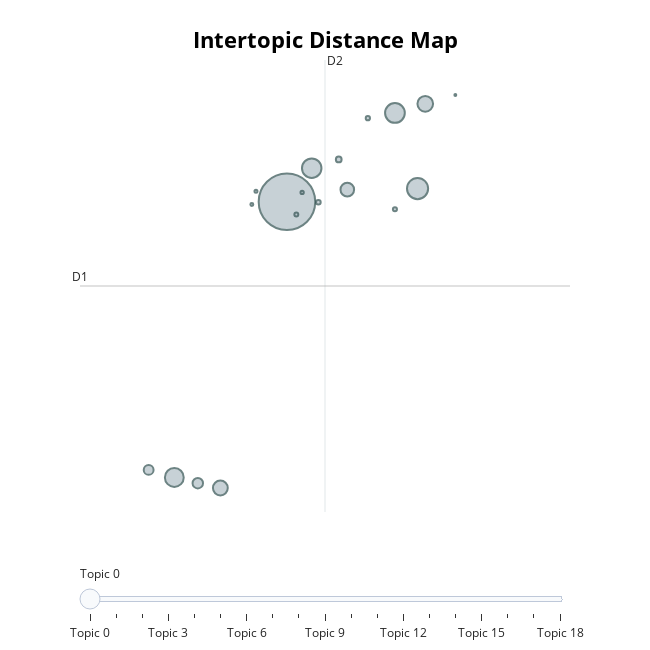

Notebook code for this chart:
### Markdown cell above
# Visualizing the topics

### Code cell
topic_model.visualize_topics()

### Figure 1 — Plotly figure (JSON) as saved in the notebook; plotly's stock layout.template omitted (floating-point values rounded to 4 significant figures)
{"data": [{"customdata": [[0, "realdonaldtrump | trump | great | president | would", 11336], [1, "golf | trump | course | macys | hotel", 1582], [2, "border | wall | mexico | ebola | people", 1379], [3, "korea | north | great | honor | today", 1345], [4, "china | us | trade | jobs | tariffs", 1257], [5, "iran | syria | isis | obama | iraq", 868], [6, "entrepreneurs | think | keep | focus | big", 780], [7, "yankees | nfl | wwe | nflcommish | arod", 654], [8, "fed | reserve | interest | rates | debt", 389], [9, "wind | turbines | warming | global | alexsalmond", 345], [10, "winston | churchill | military | vietnam | blumenthal", 117], [11, "vanityfair | graydon | carter | magazine | lance", 76], [12, "venezuela | drug | prescription | cuba | opioid", 64], [13, "mittromney | ricksantorum | cont | wisconsin | behalf", 59], [14, "autism | autismspeaks | vaccines | massive | vaccinations", 55], [15, "tmobile | screen | iphone | apple | johnlegere", 38], [16, "lordsugar | sugar | dopey | worth | show", 32], [17, "lamestream | media | rallies | corrupt | enemy", 30], [18, "oann | foxnews |  |  | ", 13]], "hovertemplate": "<b>Topic %{customdata[0]}</b><br>%{customdata[1]}<br>Size: %{customdata[2]}", "legendgroup": "", "marker": {"color": "#B0BEC5", "line": {"color": "DarkSlateGrey", "width": 2}, "size": [11336, 1582, 1379, 1345, 1257, 868, 780, 654, 389, 345, 117, 76, 64, 59, 55, 38, 32, 30, 13], "sizemode": "area", "sizeref": 7.085, "symbol": "circle"}, "mode": "markers", "name": "", "orientation": "v", "showlegend": false, "type": "scatter", "x": [6.937, 8.457, 8.194, 7.225, 5.626, 8.547, 6.162, 7.639, 5.899, 5.327, 7.539, 7.302, 7.878, 8.194, 7.046, 7.113, 6.576, 6.528, 8.897], "xaxis": "x", "y": [4.975, 5.495, 8.47, 6.3, -5.875, 8.832, -6.291, 5.454, -6.101, -5.578, 6.643, 4.957, 8.265, 4.683, 4.476, 5.342, 5.392, 4.869, 9.179], "yaxis": "y"}], "layout": {"annotations": [{"showarrow": false, "text": "D1", "x": 4.528, "y": 1.661, "yshift": 10}, {"showarrow": false, "text": "D2", "x": 7.38, "xshift": 10, "y": 10.56}], "height": 650, "hoverlabel": {"bgcolor": "white", "font": {"family": "Rockwell", "size": 16}}, "legend": {"itemsizing": "constant", "tracegroupgap": 0}, "margin": {"t": 60}, "shapes": [{"line": {"color": "#CFD8DC", "width": 2}, "type": "line", "x0": 7.38, "x1": 7.38, "y0": -7.234, "y1": 10.56}, {"line": {"color": "#9E9E9E", "width": 2}, "type": "line", "x0": 4.528, "x1": 10.23, "y0": 1.661, "y1": 1.661}], "sliders": [{"active": 0, "pad": {"t": 50}, "steps": [{"args": [{"marker.color": [["red", "#B0BEC5", "#B0BEC5", "#B0BEC5", "#B0BEC5", "#B0BEC5", "#B0BEC5", "#B0BEC5", "#B0BEC5", "#B0BEC5", "#B0BEC5", "#B0BEC5", "#B0BEC5", "#B0BEC5", "#B0BEC5", "#B0BEC5", "#B0BEC5", "#B0BEC5", "#B0BEC5"]]}], "label": "Topic 0", "method": "update"}, {"args": [{"marker.color": [["#B0BEC5", "red", "#B0BEC5", "#B0BEC5", "#B0BEC5", "#B0BEC5", "#B0BEC5", "#B0BEC5", "#B0BEC5", "#B0BEC5", "#B0BEC5", "#B0BEC5", "#B0BEC5", "#B0BEC5", "#B0BEC5", "#B0BEC5", "#B0BEC5", "#B0BEC5", "#B0BEC5"]]}], "label": "Topic 1", "method": "update"}, {"args": [{"marker.color": [["#B0BEC5", "#B0BEC5", "red", "#B0BEC5", "#B0BEC5", "#B0BEC5", "#B0BEC5", "#B0BEC5", "#B0BEC5", "#B0BEC5", "#B0BEC5", "#B0BEC5", "#B0BEC5", "#B0BEC5", "#B0BEC5", "#B0BEC5", "#B0BEC5", "#B0BEC5", "#B0BEC5"]]}], "label": "Topic 2", "method": "update"}, {"args": [{"marker.color": [["#B0BEC5", "#B0BEC5", "#B0BEC5", "red", "#B0BEC5", "#B0BEC5", "#B0BEC5", "#B0BEC5", "#B0BEC5", "#B0BEC5", "#B0BEC5", "#B0BEC5", "#B0BEC5", "#B0BEC5", "#B0BEC5", "#B0BEC5", "#B0BEC5", "#B0BEC5", "#B0BEC5"]]}], "label": "Topic 3", "method": "update"}, {"args": [{"marker.color": [["#B0BEC5", "#B0BEC5", "#B0BEC5", "#B0BEC5", "red", "#B0BEC5", "#B0BEC5", "#B0BEC5", "#B0BEC5", "#B0BEC5", "#B0BEC5", "#B0BEC5", "#B0BEC5", "#B0BEC5", "#B0BEC5", "#B0BEC5", "#B0BEC5", "#B0BEC5", "#B0BEC5"]]}], "label": "Topic 4", "method": "update"}, {"args": [{"marker.color": [["#B0BEC5", "#B0BEC5", "#B0BEC5", "#B0BEC5", "#B0BEC5", "red", "#B0BEC5", "#B0BEC5", "#B0BEC5", "#B0BEC5", "#B0BEC5", "#B0BEC5", "#B0BEC5", "#B0BEC5", "#B0BEC5", "#B0BEC5", "#B0BEC5", "#B0BEC5", "#B0BEC5"]]}], "label": "Topic 5", "method": "update"}, {"args": [{"marker.color": [["#B0BEC5", "#B0BEC5", "#B0BEC5", "#B0BEC5", "#B0BEC5", "#B0BEC5", "red", "#B0BEC5", "#B0BEC5", "#B0BEC5", "#B0BEC5", "#B0BEC5", "#B0BEC5", "#B0BEC5", "#B0BEC5", "#B0BEC5", "#B0BEC5", "#B0BEC5", "#B0BEC5"]]}], "label": "Topic 6", "method": "update"}, {"args": [{"marker.color": [["#B0BEC5", "#B0BEC5", "#B0BEC5", "#B0BEC5", "#B0BEC5", "#B0BEC5", "#B0BEC5", "red", "#B0BEC5", "#B0BEC5", "#B0BEC5", "#B0BEC5", "#B0BEC5", "#B0BEC5", "#B0BEC5", "#B0BEC5", "#B0BEC5", "#B0BEC5", "#B0BEC5"]]}], "label": "Topic 7", "method": "update"}, {"args": [{"marker.color": [["#B0BEC5", "#B0BEC5", "#B0BEC5", "#B0BEC5", "#B0BEC5", "#B0BEC5", "#B0BEC5", "#B0BEC5", "red", "#B0BEC5", "#B0BEC5", "#B0BEC5", "#B0BEC5", "#B0BEC5", "#B0BEC5", "#B0BEC5", "#B0BEC5", "#B0BEC5", "#B0BEC5"]]}], "label": "Topic 8", "method": "update"}, {"args": [{"marker.color": [["#B0BEC5", "#B0BEC5", "#B0BEC5", "#B0BEC5", "#B0BEC5", "#B0BEC5", "#B0BEC5", "#B0BEC5", "#B0BEC5", "red", "#B0BEC5", "#B0BEC5", "#B0BEC5", "#B0BEC5", "#B0BEC5", "#B0BEC5", "#B0BEC5", "#B0BEC5", "#B0BEC5"]]}], "label": "Topic 9", "method": "update"}, {"args": [{"marker.color": [["#B0BEC5", "#B0BEC5", "#B0BEC5", "#B0BEC5", "#B0BEC5", "#B0BEC5", "#B0BEC5", "#B0BEC5", "#B0BEC5", "#B0BEC5", "red", "#B0BEC5", "#B0BEC5", "#B0BEC5", "#B0BEC5", "#B0BEC5", "#B0BEC5", "#B0BEC5", "#B0BEC5"]]}], "label": "Topic 10", "method": "update"}, {"args": [{"marker.color": [["#B0BEC5", "#B0BEC5", "#B0BEC5", "#B0BEC5", "#B0BEC5", "#B0BEC5", "#B0BEC5", "#B0BEC5", "#B0BEC5", "#B0BEC5", "#B0BEC5", "red", "#B0BEC5", "#B0BEC5", "#B0BEC5", "#B0BEC5", "#B0BEC5", "#B0BEC5", "#B0BEC5"]]}], "label": "Topic 11", "method": "update"}, {"args": [{"marker.color": [["#B0BEC5", "#B0BEC5", "#B0BEC5", "#B0BEC5", "#B0BEC5", "#B0BEC5", "#B0BEC5", "#B0BEC5", "#B0BEC5", "#B0BEC5", "#B0BEC5", "#B0BEC5", "red", "#B0BEC5", "#B0BEC5", "#B0BEC5", "#B0BEC5", "#B0BEC5", "#B0BEC5"]]}], "label": "Topic 12", "method": "update"}, {"args": [{"marker.color": [["#B0BEC5", "#B0BEC5", "#B0BEC5", "#B0BEC5", "#B0BEC5", "#B0BEC5", "#B0BEC5", "#B0BEC5", "#B0BEC5", "#B0BEC5", "#B0BEC5", "#B0BEC5", "#B0BEC5", "red", "#B0BEC5", "#B0BEC5", "#B0BEC5", "#B0BEC5", "#B0BEC5"]]}], "label": "Topic 13", "method": "update"}, {"args": [{"marker.color": [["#B0BEC5", "#B0BEC5", "#B0BEC5", "#B0BEC5", "#B0BEC5", "#B0BEC5", "#B0BEC5", "#B0BEC5", "#B0BEC5", "#B0BEC5", "#B0BEC5", "#B0BEC5", "#B0BEC5", "#B0BEC5", "red", "#B0BEC5", "#B0BEC5", "#B0BEC5", "#B0BEC5"]]}], "label": "Topic 14", "method": "update"}, {"args": [{"marker.color": [["#B0BEC5", "#B0BEC5", "#B0BEC5", "#B0BEC5", "#B0BEC5", "#B0BEC5", "#B0BEC5", "#B0BEC5", "#B0BEC5", "#B0BEC5", "#B0BEC5", "#B0BEC5", "#B0BEC5", "#B0BEC5", "#B0BEC5", "red", "#B0BEC5", "#B0BEC5", "#B0BEC5"]]}], "label": "Topic 15", "method": "update"}, {"args": [{"marker.color": [["#B0BEC5", "#B0BEC5", "#B0BEC5", "#B0BEC5", "#B0BEC5", "#B0BEC5", "#B0BEC5", "#B0BEC5", "#B0BEC5", "#B0BEC5", "#B0BEC5", "#B0BEC5", "#B0BEC5", "#B0BEC5", "#B0BEC5", "#B0BEC5", "red", "#B0BEC5", "#B0BEC5"]]}], "label": "Topic 16", "method": "update"}, {"args": [{"marker.color": [["#B0BEC5", "#B0BEC5", "#B0BEC5", "#B0BEC5", "#B0BEC5", "#B0BEC5", "#B0BEC5", "#B0BEC5", "#B0BEC5", "#B0BEC5", "#B0BEC5", "#B0BEC5", "#B0BEC5", "#B0BEC5", "#B0BEC5", "#B0BEC5", "#B0BEC5", "red", "#B0BEC5"]]}], "label": "Topic 17", "method": "update"}, {"args": [{"marker.color": [["#B0BEC5", "#B0BEC5", "#B0BEC5", "#B0BEC5", "#B0BEC5", "#B0BEC5", "#B0BEC5", "#B0BEC5", "#B0BEC5", "#B0BEC5", "#B0BEC5", "#B0BEC5", "#B0BEC5", "#B0BEC5", "#B0BEC5", "#B0BEC5", "#B0BEC5", "#B0BEC5", "red"]]}], "label": "Topic 18", "method": "update"}]}], "title": {"font": {"color": "Black", "size": 22}, "text": "<b>Intertopic Distance Map</b>", "x": 0.5, "xanchor": "center", "y": 0.95, "yanchor": "top"}, "width": 650, "xaxis": {"anchor": "y", "domain": [0, 1], "range": [4.528, 10.23], "title": {"text": ""}, "visible": false}, "yaxis": {"anchor": "x", "domain": [0, 1], "range": [-7.234, 10.56], "title": {"text": ""}, "visible": false}}}
